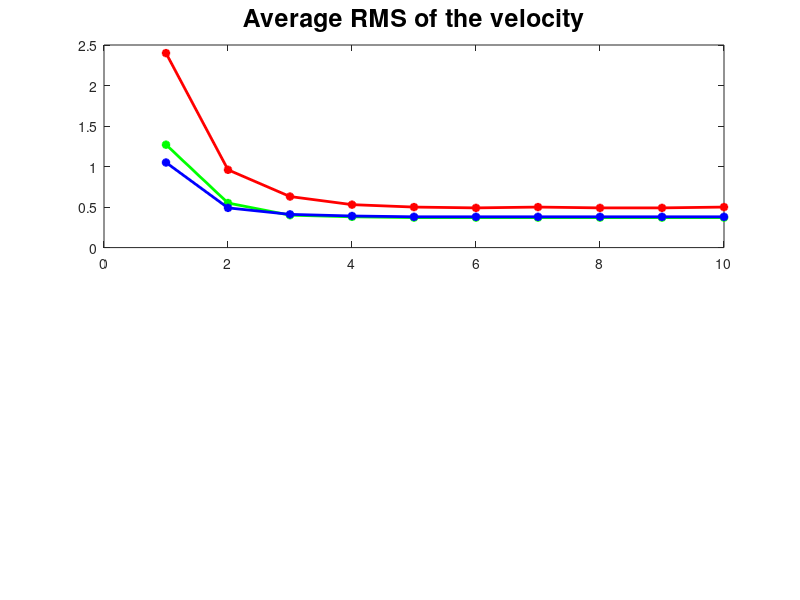

The MATLAB source for this figure: (Note: this script raises an error after producing the figure.)
clear ;
% close all;
%%%%%% should compare diagcov, constant cov and full cov (memory huge)
%%%% 36,72,108 
p=.5;
if p==1
rmsL=[6.32,2.24,1.22,0.88,0.76,0.75,0.70,0.69,0.68,0.68; 
    3.7,1.14,0.72,0.62,0.63,0.61,0.60,0.61,0.60,0.61;
    2.27,0.84,0.65,0.70,0.58,0.56,0.56,0.56,0.57,0.56];
ccL=[0.06,0.20,0.44,0.63,0.72,0.73,0.77,0.78,0.78,0.78;
   0.15,0.49,0.75,0.82,0.82, 0.83,0.83,0.83,0.83,0.83;
   0.28,0.67,0.79,0.77,0.85,0.86,0.86,0.86,0.86,0.86];
else
 rmsL=[2.40,0.96,0.63,0.53,0.50,0.49,0.50,0.49,0.49,0.50;
     1.27,0.55,0.40,0.38, 0.37, 0.37,0.37,0.37, 0.37,0.37 ;
     1.05,0.49,0.41,0.39 ,0.38,0.38,0.38,0.38,0.38,0.38];
 ccL=[0.21,0.59,0.79,0.86,0.87,0.88,0.88,0.88,0.88,0.88;
     0.47,0.84,0.91,0.93,0.93,0.93,0.93,0.93,0.93,0.93;
      0.58, 0.87,0.91,0.92,0.92,0.93,0.92,0.93,0.93,0.93];
end
figure();
subplot(2,1,1)
plot(1:10,rmsL(1,:),'-*r','linewidth',2);hold on;
plot(1:10,rmsL(2,:),'-*g','linewidth',2);hold on;
plot(1:10,rmsL(3,:),'-*b','linewidth',2);hold on;
title('Average RMS of the velocity','fontsize',18)
setgca(18)
xlim([1,10]);
subplot(2,1,2)
plot(1:10,ccL(1,:),'-*r','linewidth',2);hold on;
plot(1:10,ccL(2,:),'-*g','linewidth',2);hold on;
plot(1:10,ccL(3,:),'-*b','linewidth',2);hold on;
xlim([1,10])
title('Average CC of the velocity','fontsize',18)
setgca(18)
xlabel('Iteration','fontsize',24)
lgnd=legend('L=36','L=72','L=108');
set(lgnd,'FontSize',18);
% return
%%%%%%%%%%%%%%%%%%%%%%%%%%%%%%%%%%%%%%%%%%%%%%%%%
load data36_p05;
figure();

subplot(2,1,1);

 plot(abs(uexact),'*-','linewidth',1)
 title('Absolute uexact','FontSize',24)
setgca(18);
subplot(2,1,2);
plot(ccall,'*-','linewidth',1)
setgca(18);
title('cc','FontSize',24)
xlabel('t','fontsize',24)
xlim([1,length(uexact)])
%%%%%%%%%%%%%%%%%%%%%%%%%%%%%%%%%%%%%%%%%%%%%%%%%
%% compare using different Kmax
%%% L=36, Kmax=10 or 12 or 6;
if p==1
rmsK=[2.19,1.21,1.14 ,1.13,1.13,1.13,1.13,1.13,1.13,1.13;
    6.32,2.24,1.22,0.88,0.76,0.75,0.70,0.69,0.68,0.68;  %%%6.55,2.10,1.11,0.87,0.8,0.77,0.75,0.73,0.71,0.70;%%%T=200 
   6.79,2.43,1.31,0.92,0.79,0.73,0.74,0.73,0.73,0.73];
ccK=[0.10,0.25,0.32,0.34, 0.35,0.35,0.35,0.36,0.36,0.36;
    0.06,0.20,0.44,0.63,0.72,0.73,0.77,0.78,0.78,0.78;%%%0.04,0.19,0.44,0.62,0.69,0.71,0.73,0.74,0.75,0.76;
    0.04,0.16,0.38,0.59,0.70,0.74,0.74,0.74,0.74,0.74];
else
rmsK=[1.47,1.26,1.26,1.26,1.26,1.26,1.27,1.27,1.27,1.27;
    2.40,0.96,0.63,0.53,0.50,0.49,0.50,0.49,0.49,0.50;
    2.82,1.11,0.68,0.55,0.51,0.50,0.51,0.50,0.51,0.50];
ccK=[0.10,0.19,0.2,0.2,0.2,0.2,0.2,0.2,0.2,0.2;
    0.21,0.59,0.79,0.86,0.87,0.88,0.88,0.88,0.88,0.88;
    0.17,0.52,0.76,0.84,0.87,0.87,0.87,0.87,0.87,0.87];
end
figure();
subplot(2,1,1)
plot(1:10,rmsK(1,:),'-*r','linewidth',2);hold on;
plot(1:10,rmsK(2,:),'-*g','linewidth',2);hold on;
plot(1:10,rmsK(3,:),'-*b','linewidth',2);hold on;
title('Average RMS of the velocity','fontsize',18)
setgca(18)
xlim([1,10]);
subplot(2,1,2)
plot(1:10,ccK(1,:),'-*r','linewidth',2);hold on;
plot(1:10,ccK(2,:),'-*g','linewidth',2);hold on;
plot(1:10,ccK(3,:),'-*b','linewidth',2);hold on;
xlim([1,10])
title('Average CC of the velocity','fontsize',18)
setgca(18)
xlabel('Iteration','fontsize',24)
lgnd=legend('Kmax=6','Kmax=10','Kmax=12');
set(lgnd,'FontSize',18);
%%%%%%%%%%%%%%%%%%%%%%%%%%%%%%%%%%%%%%%%%%%%%%%%%